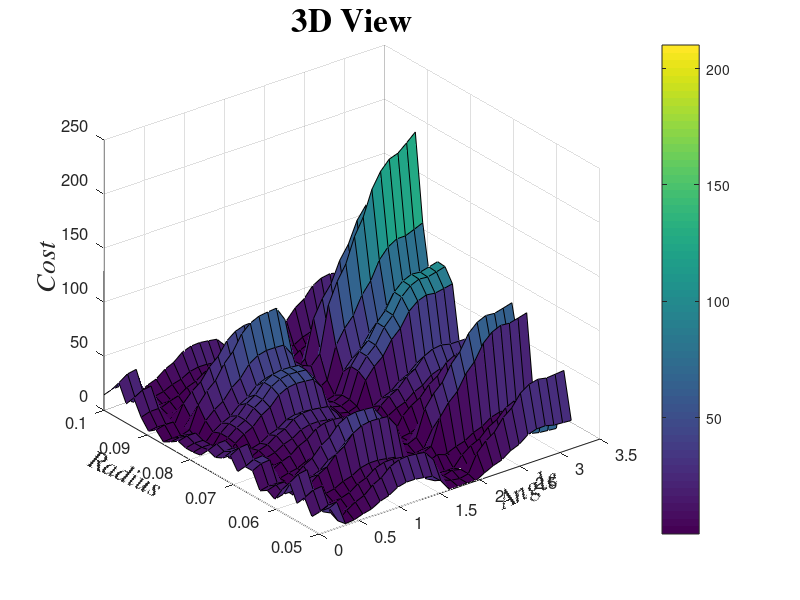

Here is the MATLAB script that generated this plot:
clear
clc
warning off

% Load Data
Data=load('Desired_torque_fake2.txt');    %loading data
phi= Data(:,1);    %angles [rad]
desired_torque = Data(:, 2);

% Define Limits of Radius and Angle
rad_min=.05;
rad_max=.1;
ang_min=0;
ang_max=pi;

rad=rad_min:(rad_max-rad_min)/(length(phi)-1):rad_max;
ang=ang_min:(ang_max-ang_min)/(length(phi)-1):ang_max;

L = .26; % Length of Arm Definition
L0 = .45;
springStiffness = 1000;
     
for j=1:length(rad)
    
    for i=1:length(ang)
      
        moment_arm(i) = (L*rad(j).*sin(ang(i)-phi(i)))./sqrt(rad(j).^2+L^2-(2*rad(j).*L*cos(ang(i)-phi(i))));   
        spring_length(i) = (sqrt(L^2+rad(j).^2-2*L*rad(j).*cos(ang(i)-phi(i))));
        displacement(i) = ((spring_length(i) - L0)./L0);
        spring_force(i) = -springStiffness*displacement(i);
            
         
        torque(i,:)= moment_arm(i).*spring_force(i);%(spring_length(k)-Lsp_rest).*(springStiffness);
        
        end
        
        tau_tot(j,:) = torque;
    end
    
    
 



% For Loop for Cost

for k = 1:length(phi)
    new_torque(:,k) = desired_torque;
    cost(k,:) = (new_torque(:,k)-tau_tot(:,k)).^2;
    
end

figure(1)
surf(ang,rad,cost);colorbar;set(gca,'FontSize',12);
xlabel('Angle','FontName','Times','FontSize',20,'FontAngle','italic');
set(get(gca,'xlabel'),'rotation',25,'VerticalAlignment','bottom');
ylabel('Radius','FontName','Times','FontSize',20,'FontAngle','italic');
set(get(gca,'ylabel'),'rotation',-25,'VerticalAlignment','bottom');
zlabel('Cost','FontName','Times','FontSize',20,'FontAngle','italic');
title('3D View','FontName','Times','FontSize',24,'FontWeight','bold');